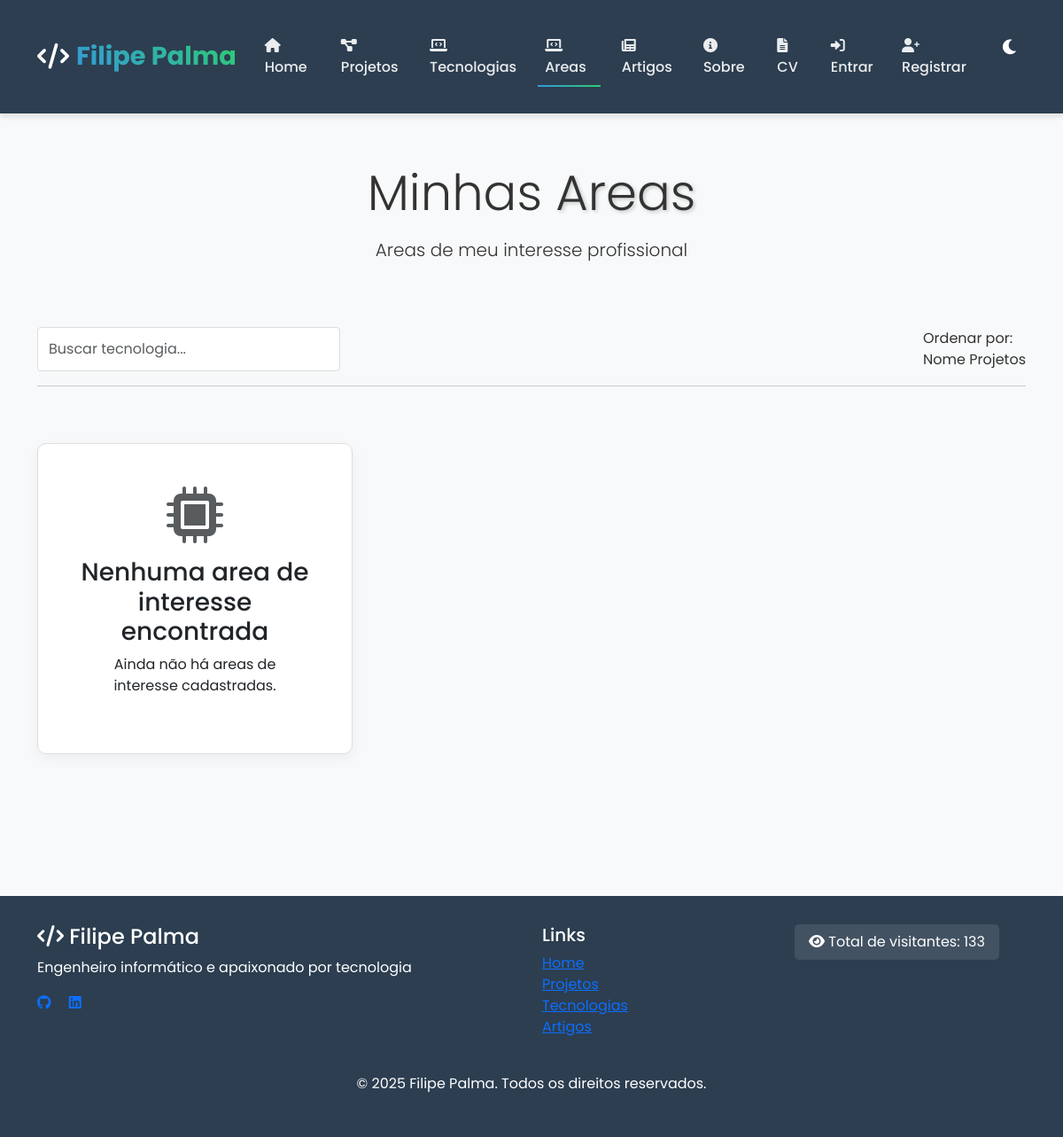
Before: /portfolio/areainteresse/ with the older database file.
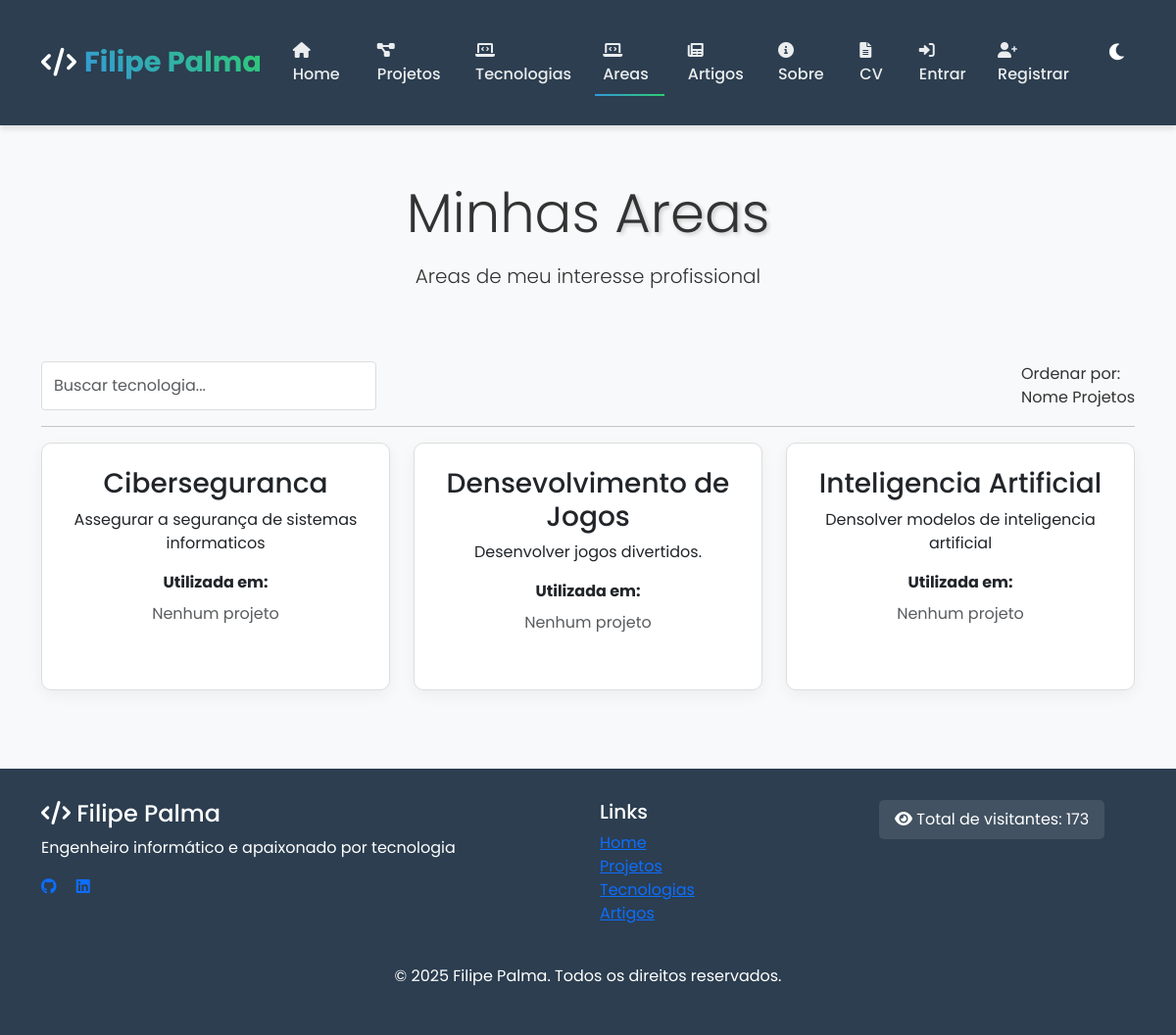
After: the same page with the newer database file.
### portfolio/models.py (models this page shows, shortened)
class AreaInteresse(models.Model):
    nome = models.CharField(max_length=200)
    descricao = models.TextField()
    projetos = models.ManyToManyField(Projeto)
    tecnologias = models.ManyToManyField(Tecnologia)
    disciplinas = models.ManyToManyField(Disciplina)

### portfolio/views.py (the view)
# urls.py: path('areainteresse/', views.areainteresse_view, name='areainteresse'),
def areainteresse_view(request):
    areainteresse = AreaInteresse.objects.all()
    return render(request, "portfolio/areainteresse.html", {"areainteresse": areainteresse})

### portfolio/context_processors.py (called while the page is built)
def visitor_count(request):
    return {
        'visitor_count': Visitor.get_total_count()
    }

### portfolio/models.py (called while the page is built)
    @classmethod
    def get_total_count(cls):
        return cls.objects.count()

    @classmethod
    def get_or_create_visitor(cls, session_key):
        visitor, created = cls.objects.get_or_create(session_key=session_key)
        return visitor

### portfolio/templates/portfolio/areainteresse.html (shortened to what this page needs)
{% extends "portfolio/base.html" %}
{% block content %}
  <section class="tech-header text-center mb-5" data-aos="fade-up">
    <div class="container py-4">
      <h1 class="display-4 mb-3">Minhas <span style="text-shadow: 2px 2px 4px rgba(0,0,0,0.2);">Areas</span></h1>
      <p class="lead mb-0">Areas de meu interesse profissional</p>
    </div>
  </section>
  <div class="tech-filter" data-aos="fade-up">
    <div class="d-flex justify-content-between align-items-center flex-wrap">
      <div class="mb-3 mb-md-0">
        <input type="text" class="form-control" id="techSearch" placeholder="Buscar tecnologia...">
      </div>
      <div>
        <label class="me-2">Ordenar por:</label>
        <div class="sortable-options">
          <span class="sort-option active" data-sort="name">Nome</span>
          <span class="sort-option" data-sort="projects">Projetos</span>
        </div>
      </div>
    </div>
    <hr>
  </div>
  <div class="row row-cols-1 row-cols-md-2 row-cols-lg-3 g-4 mb-5" id="techGrid">
    {% for a in areainteresse %}
      <div class="col tech-item" data-name="{{ a.nome|lower }}" data-projects="{{ a.projeto_set.count }}" data-aos="fade-up" data-aos-delay="{{ forloop.counter|add:'100' }}">
        <div class="card tech-card h-100">
          <div class="card-body text-center">
            <h3 class="card-title">{{ a.nome }}</h3>
            <p class="card-text">{{ a.descricao }}</p>
            <div class="mt-3">
              <p class="mb-2"><strong>Utilizada em:</strong></p>
              <div>
                {% for p in a.projeto_set.all %}
                  <span class="tech-usage">{{ p.titulo }}</span>
                {% empty %}
                  <span class="text-muted">Nenhum projeto</span>
                {% endfor %}
              </div>
            </div>
          </div>
        </div>
      </div>
    {% empty %}
      <div class="col-12 text-center py-5">
        <div class="card p-5">
          <i class="fas fa-microchip fa-4x text-muted mb-3"></i>
          <h3>Nenhuma area de interesse encontrada</h3>
          <p>Ainda não há areas de interesse cadastradas.</p>
        </div>
      </div>
    {% endfor %}
  </div>
{% endblock %}

### portfolio/templates/portfolio/base.html (shortened to what this page needs)
<!DOCTYPE html>
<html lang="pt">
<head>
  <link href="https://cdn.jsdelivr.net/npm/bootstrap@5.3.0/dist/css/bootstrap.min.css" rel="stylesheet">
  <link rel="stylesheet" href="https://cdnjs.cloudflare.com/ajax/libs/font-awesome/6.0.0/css/all.min.css">
  <link href="https://cdn.jsdelivr.net/npm/aos@2.3.4/dist/aos.css" rel="stylesheet">
  <link href="/static/portfolio/css/style.css" rel="stylesheet">
</head>
<body>
  <header>
    <nav class="navbar navbar-expand-lg navbar-dark">
      <div class="container">
        <a class="navbar-brand" href="{% url 'portfolio:index' %}">
          <i class="fas fa-code"></i><span>Filipe Palma</span>
        </a>
        <div class="collapse navbar-collapse justify-content-between" id="navbarNav">
          <ul class="navbar-nav">
            <li class="nav-item">
              <a class="nav-link" href="{% url 'portfolio:index' %}"><i class="fas fa-home"></i> Home</a>
            </li>
            <li class="nav-item">
              <a class="nav-link" href="{% url 'portfolio:projetos' %}"><i class="fas fa-project-diagram"></i> Projetos</a>
            </li>
            <li class="nav-item">
              <a class="nav-link" href="{% url 'portfolio:tecnologias' %}"><i class="fas fa-laptop-code"></i> Tecnologias</a>
            </li>
            <li class="nav-item">
              <a class="nav-link" href="{% url 'portfolio:areainteresse' %}"><i class="fas fa-laptop-code"></i> Areas</a>
            </li>
            <li class="nav-item">
              <a class="nav-link" href="{% url 'artigos:artigo-list' %}"><i class="fas fa-newspaper"></i> Artigos</a>
            </li>
            <li class="nav-item">
              <a class="nav-link" href="{% url 'portfolio:apresentacao' %}"><i class="fas fa-info-circle"></i> Sobre</a>
            </li>
            <li class="nav-item">
              <a class="nav-link" href="{% url 'portfolio:cv' %}"><i class="fas fa-file-alt"></i> CV</a>
            </li>
          </ul>
          <ul class="navbar-nav">
            {% if user.is_authenticated %}
              <li class="nav-item dropdown">
                <a class="nav-link dropdown-toggle" href="#" id="userDropdown" role="button" data-bs-toggle="dropdown" aria-expanded="false">
                  <i class="fas fa-user-circle"></i> {{ user.username }}
                </a>
                <ul class="dropdown-menu" aria-labelledby="userDropdown">
                  <li>
                    <a class="dropdown-item" href="{% url 'profile' %}">
                      <i class="fas fa-id-card"></i> Meu Perfil
                    </a>
                  </li>
                  {% if user.groups.all %}
                    {% for group in user.groups.all %}
                      {% if group.name == 'Gestores' %}
                        <li><hr class="dropdown-divider"></li>
                        <li>
                          <span class="dropdown-item-text text-primary fw-bold">
                            <i class="fas fa-user-shield"></i> Menu do Gestor
                          </span>
                        </li>
                        <li>
                          <a class="dropdown-item" href="{% url 'user_list' %}">
                            <i class="fas fa-users-cog"></i> Gerenciar Usuários
                          </a>
                        </li>
                        <li>
                          <a class="dropdown-item" href="{% url 'portfolio:criar_projeto' %}">
                            <i class="fas fa-plus-circle"></i> Novo Projeto
                          </a>
                        </li>
                      {% elif group.name == 'Autores' %}
                        <li><hr class="dropdown-divider"></li>
                        <li>
                          <span class="dropdown-item-text text-success fw-bold">
                            <i class="fas fa-pen-fancy"></i> Menu do Autor
                          </span>
                        </li>
                        <li>
                          <a class="dropdown-item" href="{% url 'artigos:artigo-create' %}">
                            <i class="fas fa-plus-circle"></i> Novo Artigo
                          </a>
                        </li>
                        <li>
                          <a class="dropdown-item" href="{% url 'artigos:comentarios-moderacao' %}">
                            <i class="fas fa-comments"></i> Moderar Comentários
                          </a>
                        </li>
                      {% endif %}
                    {% endfor %}
                  {% endif %}
                  <li><hr class="dropdown-divider"></li>
                  <li>
                    <a class="dropdown-item text-danger" href="{% url 'logout' %}">
                      <i class="fas fa-sign-out-alt"></i> Sair
                    </a>
                  </li>
                </ul>
              </li>
            {% else %}
              <li class="nav-item">
                <a class="nav-link" href="{% url 'login' %}"><i class="fas fa-sign-in-alt"></i> Entrar</a>
              </li>
              <li class="nav-item">
                <a class="nav-link" href="{% url 'register' %}"><i class="fas fa-user-plus"></i> Registrar</a>
              </li>
            {% endif %}
            <li>
              <button id="theme-toggle" class="theme-toggle" title="Alternar tema">
                <i id="theme-toggle-icon" class="fas fa-moon"></i>
              </button>
            </li>
          </ul>
        </div>
      </div>
    </nav>
  </header>
  <main>
    <div class="container">
      {% block content %}{% endblock %}
    </div>
  </main>
  <footer>
    <div class="container">
      <div class="row">
        <div class="col-md-6">
          <h4><i class="fas fa-code"></i> Filipe Palma</h4>
          <p>Engenheiro informático e apaixonado por tecnologia</p>
          <div class="social-icons mt-3">
            <a href="https://github.com/filipe-palma" class="me-3"><i class="fab fa-github"></i></a>
            <a href="https://www.linkedin.com/in/filipe-palma/" class="me-3"><i class="fab fa-linkedin"></i></a>
          </div>
        </div>
        <div class="col-md-3">
          <h5>Links</h5>
          <ul class="list-unstyled">
            <li><a href="{% url 'portfolio:index' %}">Home</a></li>
            <li><a href="{% url 'portfolio:projetos' %}">Projetos</a></li>
            <li><a href="{% url 'portfolio:tecnologias' %}">Tecnologias</a></li>
            <li><a href="{% url 'artigos:artigo-list' %}">Artigos</a></li>
          </ul>
        </div>
        <div class="col-md-3">
          <div class="visitor-counter">
            <i class="fas fa-eye"></i> <span>Total de visitantes: {{ visitor_count }}</span>
          </div>
        </div>
      </div>
      <div class="row mt-4">
        <div class="col-12 text-center">
          <p>&copy; 2025 Filipe Palma. Todos os direitos reservados.</p>
        </div>
      </div>
    </div>
  </footer>
</body>
</html>

### static/portfolio/css/style.css (style rules this page uses)
:root { --primary-color: #3498db; --secondary-color: #2ecc71; --bg-color: #f8f9fa; --text-color: #333; --card-bg: #fff; --header-bg: #2c3e50; --footer-bg: #2c3e50; --border-color: #ddd; --hover-color: #e9ecef; --error-color: #dc3545; }
body { font-family: 'Poppins', sans-serif; background-color: var(--bg-color); color: var(--text-color); transition: all 0.3s ease-in-out; min-height: 100vh; display: flex; flex-direction: column; margin: 0; padding: 0; }
header { background-color: var(--header-bg); color: #fff; padding: 1.5rem 0; box-shadow: 0 4px 6px rgba(0, 0, 0, 0.1); }
.navbar { padding: 0.5rem 1rem; }
.navbar-brand { font-weight: 700; font-size: 1.8rem; color: #fff !important; display: flex; align-items: center; }
.navbar-brand span { background: linear-gradient(45deg, var(--primary-color), var(--secondary-color)); -webkit-background-clip: text; background-clip: text; color: transparent; margin-left: 0.5rem; }
.nav-link { color: rgba(255, 255, 255, 0.9) !important; font-weight: 500; margin: 0 0.5rem; position: relative; transition: color 0.3s; }
.nav-link::after { content: ''; position: absolute; width: 0; height: 2px; bottom: -2px; left: 0; background: linear-gradient(to right, var(--primary-color), var(--secondary-color)); transition: width 0.3s ease; }
.nav-link.active::after { width: 100%; }
main { flex: 1; padding: 2rem 0; }
footer { background-color: var(--footer-bg); color: #fff; padding: 2rem 0; margin-top: auto; }
.theme-toggle { background: none; border: none; color: #fff; cursor: pointer; font-size: 1.2rem; padding: 0.5rem; margin-left: 1rem; }
.card { background-color: var(--card-bg); border-radius: 10px; border: 1px solid var(--border-color); overflow: hidden; transition: all 0.3s ease; margin-bottom: 2rem; box-shadow: 0 5px 15px rgba(0, 0, 0, 0.05); }
.card-body { padding: 1.5rem; }
.form-control { background-color: var(--bg-color); color: var(--text-color); border: 1px solid var(--border-color); }
.visitor-counter { background-color: rgba(255, 255, 255, 0.1); padding: 0.5rem 1rem; border-radius: 5px; display: inline-block; }
.form-control { border: 1px solid var(--border-color); padding: 0.75rem; border-radius: 0.25rem; background-color: var(--card-bg); color: var(--text-color); transition: border-color 0.15s ease-in-out, box-shadow 0.15s ease-in-out; }

Changed rows visible on the page:
added AreaInteresse: nome "Ciberseguranca", descricao "Assegurar a segurança de sistemas informaticos"
added AreaInteresse: nome "Densevolvimento de Jogos", descricao "Desenvolver jogos divertidos."
added AreaInteresse: nome "Inteligencia Artificial", descricao "Densolver modelos de inteligencia artificial"
Other visible differences:
{{ visitor_count }}: "133" → "173"
text no longer shown: "Nenhuma area de interesse encontrada Ainda não há areas de interesse cadastradas."
